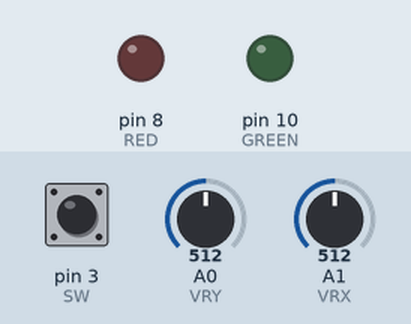
Recording of a sketch running on a simulated Arduino Uno, built with avr-gcc and run on an emulated ATmega328P. Parts: output pins drawn as LEDs (lit = HIGH). Inputs (shaded band) come from the test bench; at power-on: pin 3 (SW) HIGH, A0 (VRY) = 512, A1 (VRX) = 512. Not simulated (calls return 0 or success): WiFiConfig.h.

Above: at 0.1 s.
At 1.1 s:
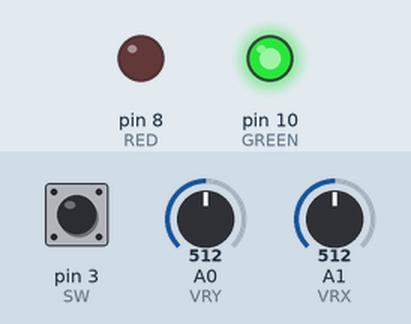
Timing chart, 0 to 2.6 s (numbered marks = the images above):
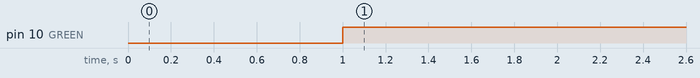

The sketch:

Autonomous_Rover_Transmitter.ino
```cpp
#include <WiFiConfig.h>

#define CENTERX 209
#define CENTERY 217
#define DEADZONE 15
#define GREEN 10
#define RED 8
#define SW 3
#define VRY 0
#define VRX 1
RemoteData data;
uint8_t receiverAddress[] = {0xA8, 0x46, 0x74, 0x5C, 0x0F, 0x9C};
bool autoMode = false;
int lastSW = 1;

void setup() {
  Serial.begin(115200);
  wifi_setup();
  peer_setup(receiverAddress);

  pinMode(GREEN, OUTPUT);
  pinMode(RED, OUTPUT);
  pinMode(VRX, INPUT);
  pinMode(VRY, INPUT);
  pinMode(SW, INPUT_PULLUP);

  //Start at Center rather than 0
  data.vx = 147;
  data.vy = 147;
  data.sw = 1;

  delay(1000);
}

void loop() {
  data.vx = map(analogRead(VRX), 0, 4095, 0, 255);
  data.vy = map(analogRead(VRY), 0, 4095, 0, 255);
  data.sw = digitalRead(SW);

  if (data.sw == 0 && lastSW == 1) {
    autoMode = !autoMode;
  }
  lastSW = data.sw;

  if (autoMode) {
    digitalWrite(GREEN, HIGH);
    digitalWrite(RED, LOW);
  } else {
    if ((abs(data.vx - CENTERX) < DEADZONE) && (abs(data.vy - CENTERY) < DEADZONE)) {
      digitalWrite(GREEN, LOW);
      digitalWrite(RED, HIGH);
    }else{
      digitalWrite(GREEN, HIGH);
      digitalWrite(RED, LOW);
    }
  }
  send_data(receiverAddress, data);
  delay(50);
}
```

Measured:
- by itself, pin 10 (GREEN): LOW → HIGH at 1.0 s
